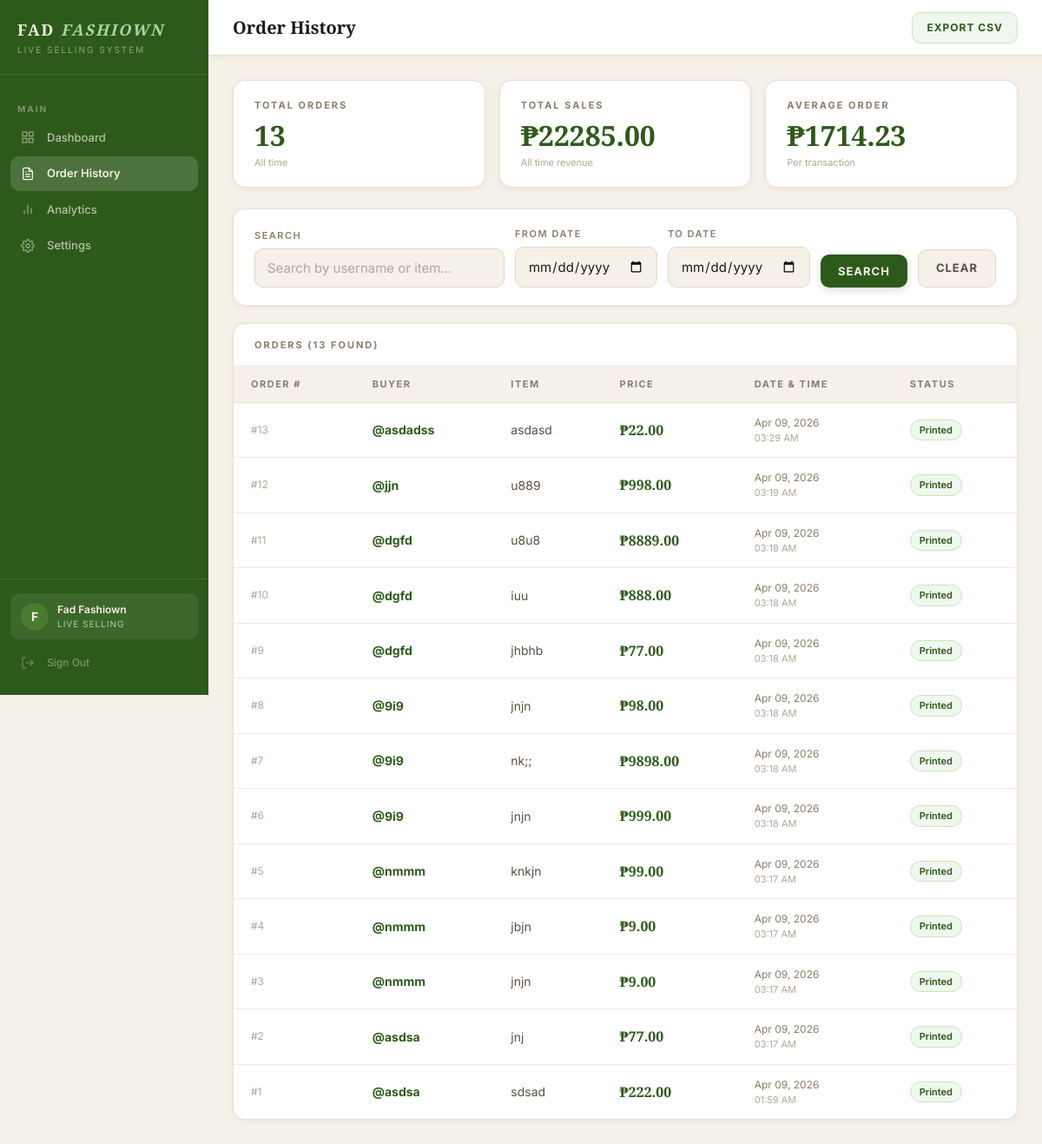
Page /orders (signed in) on the earlier database version.
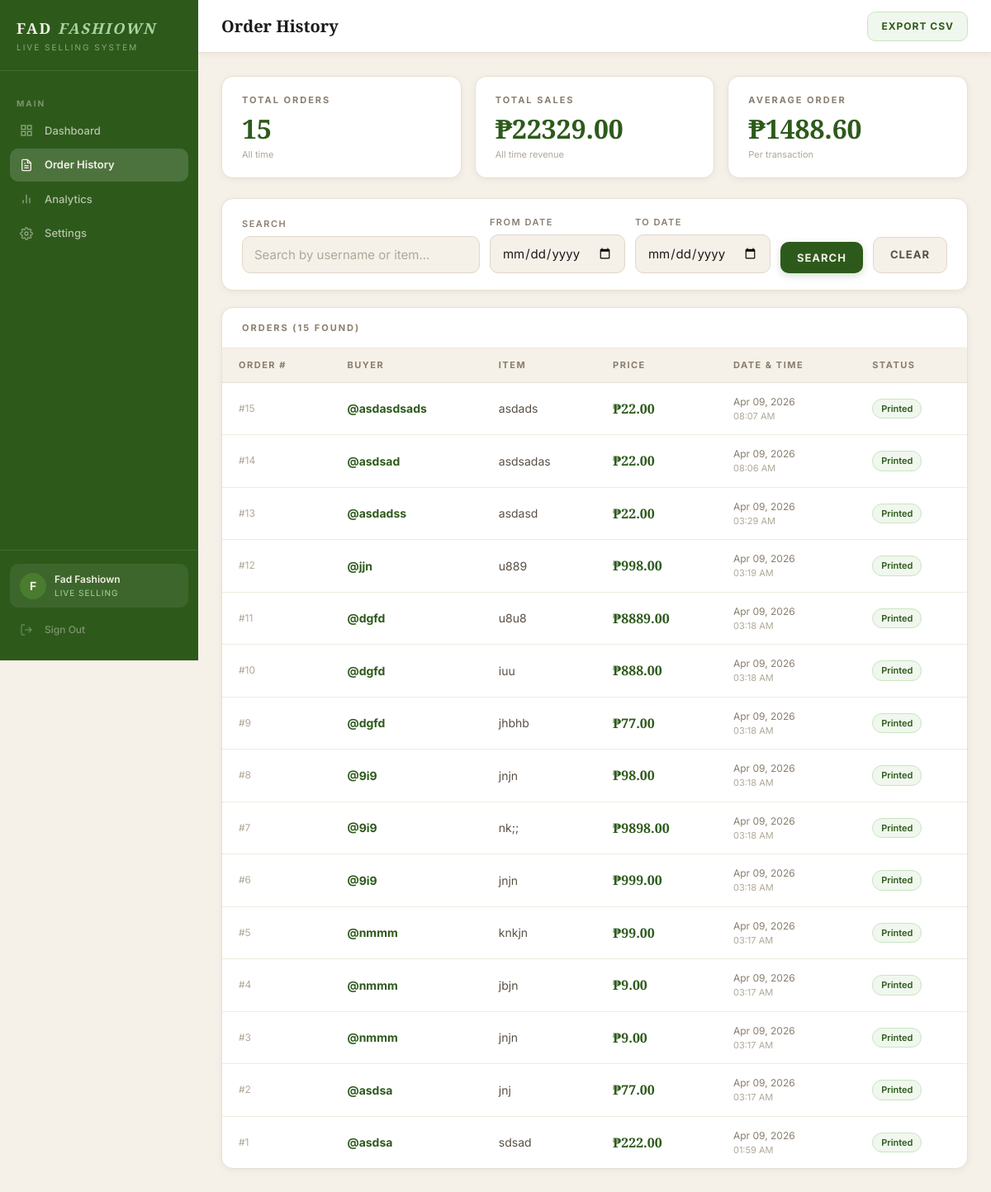
Same page on the later database version.
### auth/models.py (models this page shows, shortened)
class Order(db.Model):
    __tablename__ = 'orders'
    id = db.Column(db.Integer, primary_key=True)
    client_id = db.Column(
        db.Integer,
        db.ForeignKey('clients.id'),
        nullable=False
    )
    buyer_username = db.Column(db.String(100), nullable=False)
    item_name = db.Column(db.String(200), nullable=False)
    price = db.Column(db.Float, nullable=False)
    timestamp = db.Column(db.DateTime, default=datetime.utcnow)
    label_printed = db.Column(db.Boolean, default=False)

### dashboard/routes.py (the view, shortened to what this page needs)
@dashboard.route('/orders')
@login_required
def orders():
    if current_user.is_admin:
        return redirect(url_for('auth.admin_panel'))
    search = request.args.get('search', '').strip()
    date_from = request.args.get('date_from', '')
    date_to = request.args.get('date_to', '')
    page = request.args.get('page', 1, type=int)
    per_page = 20
    query = Order.query.filter_by(client_id=current_user.id)
    if search:
        query = query.filter(
            Order.buyer_username.ilike(f'%{search}%') |
            Order.item_name.ilike(f'%{search}%')
        )
    all_orders = Order.query.filter_by(client_id=current_user.id).all()
    total_orders = len(all_orders)
    total_sales = sum(o.price for o in all_orders)
    orders_paginated = query.order_by(
        Order.timestamp.desc()
    ).paginate(page=page, per_page=per_page, error_out=False)
    return render_template(
        'orders.html',
        orders=orders_paginated,
        search=search,
        date_from=date_from,
        date_to=date_to,
        total_orders=total_orders,
        total_sales=total_sales,
        business_name=current_user.business_name
    )

### templates/orders.html (shortened to what this page needs)
{% extends "base.html" %}
{% block page_title %}Order History{% endblock %}
{% block topbar_right %}
<a href="/orders/export" class="btn btn-export">Export CSV</a>
{% endblock %}
{% block content %}
<div class="stats-grid">
    <div class="stat-card">
        <div class="stat-label">Total Orders</div>
        <div class="stat-number">{{ total_orders }}</div>
        <div class="stat-sub">All time</div>
    </div>
    <div class="stat-card">
        <div class="stat-label">Total Sales</div>
        <div class="stat-number">₱{{ "%.2f"|format(total_sales) }}</div>
        <div class="stat-sub">All time revenue</div>
    </div>
    <div class="stat-card">
        <div class="stat-label">Average Order</div>
        <div class="stat-number">
            ₱{{ "%.2f"|format(total_sales / total_orders) if total_orders > 0 else "0.00" }}
        </div>
        <div class="stat-sub">Per transaction</div>
    </div>
</div>
<div class="filters-card">
    <form method="GET" action="/orders">
        <div class="filters-row">
            <div class="form-group" style="margin:0">
                <label class="form-label">Search</label>
                <input type="text" name="search" class="form-input"
                       value="{{ search }}"
                       placeholder="Search by username or item..." />
            </div>
            <div class="form-group" style="margin:0">
                <label class="form-label">From Date</label>
                <input type="date" name="date_from"
                       class="form-input" value="{{ date_from }}" />
            </div>
            <div class="form-group" style="margin:0">
                <label class="form-label">To Date</label>
                <input type="date" name="date_to"
                       class="form-input" value="{{ date_to }}" />
            </div>
            <div class="form-group" style="margin:0">
                <label class="form-label">&nbsp;</label>
                <button type="submit" class="btn btn-primary">Search</button>
            </div>
            <div class="form-group" style="margin:0">
                <label class="form-label">&nbsp;</label>
                <a href="/orders" class="btn btn-secondary">Clear</a>
            </div>
        </div>
    </form>
</div>
<div class="table-card">
    <div class="table-header">
        <span class="card-title">Orders ({{ orders.total }} found)</span>
    </div>
    {% if orders.items %}
    <table>
        <thead>
            <tr>
                <th>Order #</th>
                <th>Buyer</th>
                <th>Item</th>
                <th>Price</th>
                <th>Date & Time</th>
                <th>Status</th>
            </tr>
        </thead>
        <tbody>
            {% for order in orders.items %}
            <tr>
                <td class="td-id">#{{ order.id }}</td>
                <td class="td-buyer">@{{ order.buyer_username }}</td>
                <td class="td-item">{{ order.item_name }}</td>
                <td class="td-price">₱{{ "%.2f"|format(order.price) }}</td>
                <td class="td-time">
                    {{ order.timestamp.strftime('%b %d, %Y') }}
                    <span style="color:var(--text-light);display:block;font-size:11px">
                        {{ order.timestamp.strftime('%I:%M %p') }}
                    </span>
                </td>
                <td><span class="badge badge-success">Printed</span></td>
            </tr>
            {% endfor %}
        </tbody>
    </table>
    {% endif %}
</div>
{% endblock %}

Differences in the rows shown:
added Order: id "15", buyer_username "asdasdsads", item_name "asdads", price "22.00", timestamp "Apr 09, 2026", timestamp "08:07 AM"
added Order: id "14", buyer_username "asdsad", item_name "asdsadas", price "22.00", timestamp "Apr 09, 2026", timestamp "08:06 AM"
Other differences:
{{ total_orders }}: "13" → "15"
{{ "%.2f"|format(total_sales) }}: "22285.00" → "22329.00"
{{ orders.total }}: "13" → "15"
text no longer shown: "1714.23"
text now shown: "1488.60"
